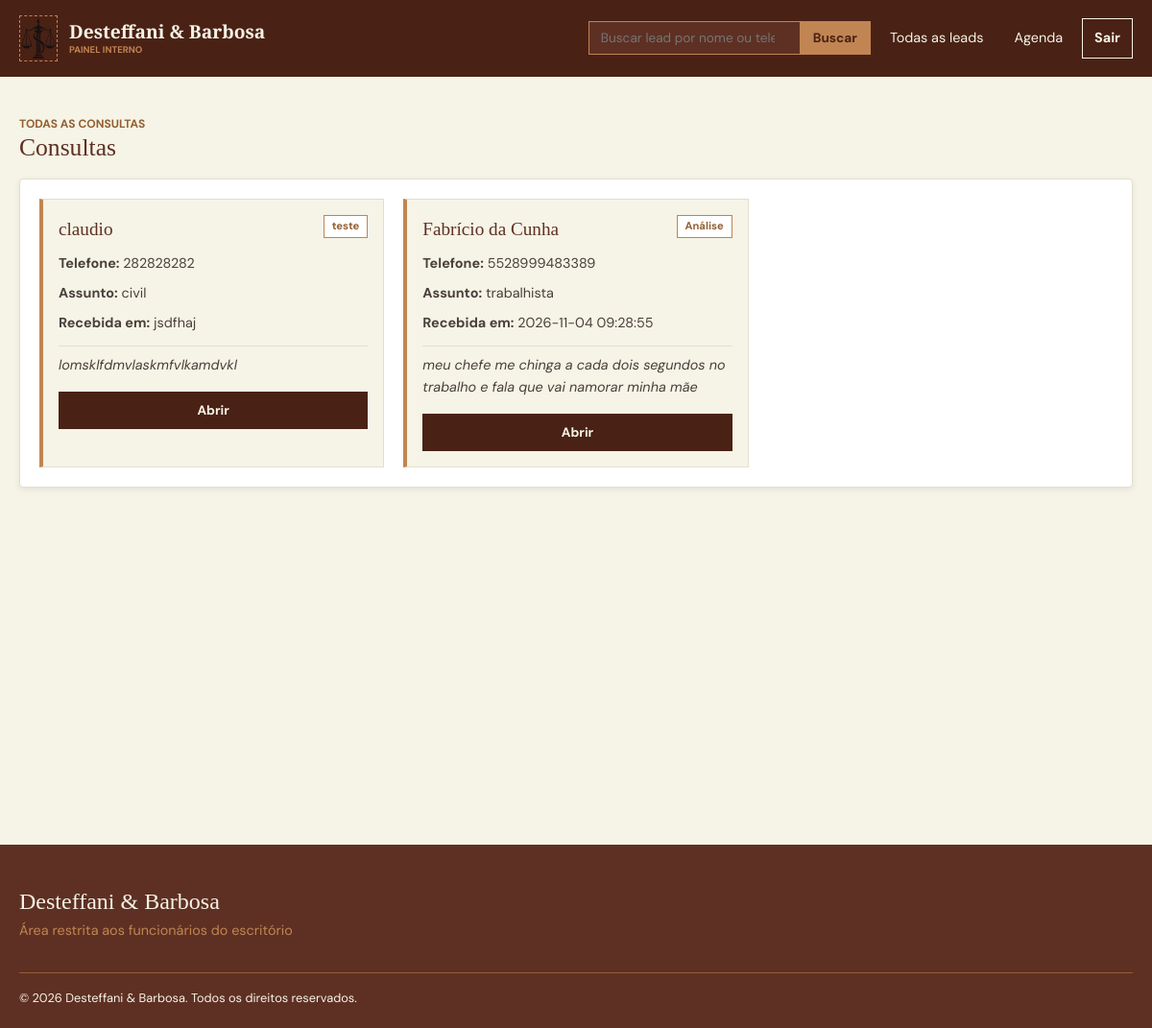
The app's page /painel/consultas, older data.
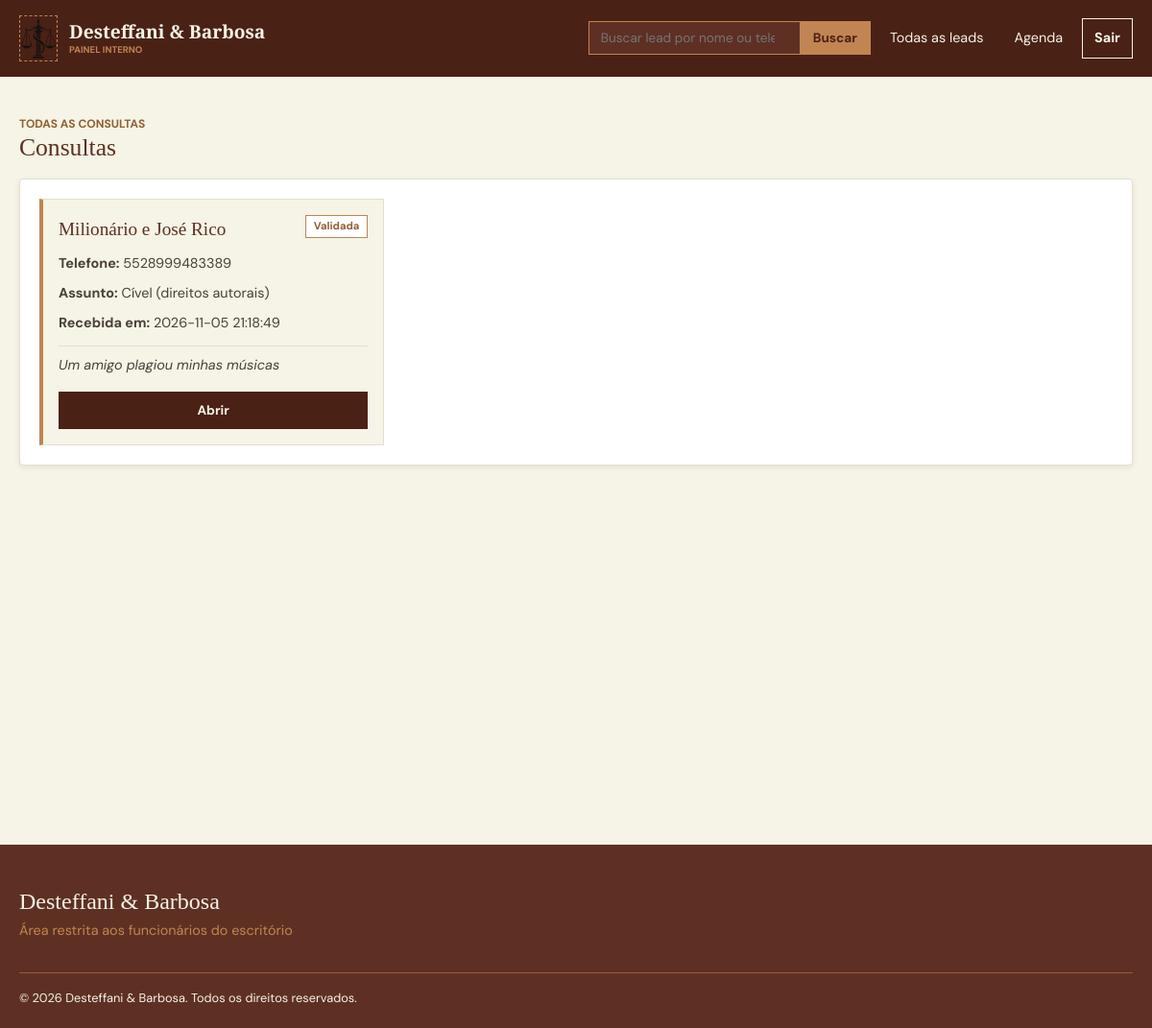
The same page, newer data.
### tables this page shows
CREATE TABLE consultas (
            id INTEGER PRIMARY KEY AUTOINCREMENT,
            escritorio_id INTEGER NOT NULL,
            telefone_cliente TEXT NOT NULL,
            nome_cliente TEXT NOT NULL,
            cpf_cliente TEXT NOT NULL,
            email_cliente TEXT NOT NULL,
            area TEXT NOT NULL,
            resumo TEXT NOT NULL,

            urgencia TEXT NOT NULL,

            advogado_id INTEGER,
            processo_andamento TEXT,
            cidade_estado TEXT,
            disponibilidade TEXT,
            data_hora_consulta TEXT,

            status TEXT NOT NULL,

            data_criacao TEXT NOT NULL DEFAULT CURRENT_TIMESTAMP,

            FOREIGN KEY (escritorio_id)
                REFERENCES escritorios(id),

            FOREIGN KEY (escritorio_id, advogado_id)
                REFERENCES usuarios(escritorio_id, id)
        );

### routes/painel_consultas_router.py (the view)
@router.get("/painel/consultas", response_class=HTMLResponse)
async def get_painel_consultas(request: Request):
    consultas = consulta_repo.selecionar_todas_consultas()
    return templates.TemplateResponse(request, "painel_consultas.html", {"consultas": consultas})

### templates/painel_consultas.html (shortened to what this page needs)
{% extends "footer_head.html" %}
{% block content %}
        <main style="min-height: 100vh; width: auto;">
            <div class="painel-conteudo">
                <section class="painel-secao">
                    <div class="secao-cabecalho">
                        <div>
                            <p class="rotulo">Todas as consultas</p>
                            <h2>Consultas</h2>
                        </div>
                    </div>
                    <div class="quadro">
                        <div class="leads-lista" id="leads-recentes">
                            {% for consulta in consultas %}
                                <article class="lead-card"
                                        data-id="{{ consulta.id }}"
                                        data-nome="{{ consulta.nome_cliente }}"
                                        data-telefone="{{ consulta.telefone_cliente }}"
                                        data-assunto="{{ consulta.area }}"
                                        data-recebida="{{ consulta.data_criacao }}"
                                        data-resumo="{{ consulta.resumo }}"
                                        data-urgencia="{{ consulta.urgencia }}"
                                        data-processo-andamento="{{ consulta.proceso_andamento }}"
                                        data-cidade-estado="{{ consulta.cidade_estado }}"
                                        data-email="{{ consulta.email_cliente }}"
                                        data-disponibilidade="{{ consulta.disponibilidade }}"
                                        data-status="{{ consulta.status }}">
                                    <div class="lead-topo">
                                        <h3>{{ consulta.nome_cliente }}</h3>
                                        <span class="lead-status">{% if consulta.status == "analise" %} Análise {% elif consulta.status == "aceita" %} Validada {% elif consulta.status == "recusada" %} Recusada {% else %} {{ consulta.status }} {% endif %}</span>
                                    </div>
                                    <p class="lead-info"><strong>Telefone:</strong> {{ consulta.telefone_cliente }}</p>
                                    <p class="lead-info"><strong>Assunto:</strong> {{ consulta.area }}</p>
                                    <p class="lead-info"><strong>Recebida em:</strong> {{ consulta.data_criacao }}</p>
                                    <p class="lead-resumo">{{ consulta.resumo }}</p>
                                    <div class="lead-botoes">
                                        <button type="button" class="botao-validar abrir-lead">Abrir</button>
                                    </div>
                                </article>
                            {% endfor %}
                        </div>
                    </div>
                </section>
            </div>
        </main>
{% endblock %}

### templates/footer_head.html (shortened to what this page needs)
<!DOCTYPE html>
<html lang="pt-br">
    <head>
        <link rel="stylesheet" href="/static/css/painel.css">
    </head>
    <body>
        <header class="cabecalho">
            <div class="cabecalho-conteudo">
                <a href="/painel" class="logo-link">
                    <img src="/static/img/logo.png" alt="Logo Desteffani &amp; Barbosa" class="logo-imagem">
                    <div class="logo-texto">
                        <strong>Desteffani &amp; Barbosa</strong>
                        <span>Painel interno</span>
                    </div>
                </a>
                <nav class="menu">
                    <form class="busca" action="painel.html" method="get">
                        <input type="search" name="busca" placeholder="Buscar lead por nome ou telefone" aria-label="Buscar lead">
                        <button type="submit">Buscar</button>
                    </form>
                    <a href="/painel/consultas">Todas as leads</a>
                    <a href="/painel">Agenda</a>
                    <a href="/painel" class="menu-contato">Sair</a>
                </nav>
            </div>
        </header>
        {% block content %}
        {% endblock %}
        <footer class="rodape">
            <div class="rodape-conteudo">
                <div class="rodape-marca">
                    <h2>Desteffani &amp; Barbosa</h2>
                    <p>Área restrita aos funcionários do escritório</p>
                </div>
            </div>
            <p class="rodape-copy">© 2026 Desteffani &amp; Barbosa. Todos os direitos reservados.</p>
        </footer>
    </body>
</html>

Row changes from the older to the newer data that the page shows:
removed consultas: nome_cliente "Fabrício da Cunha", status "Análise", telefone_cliente "5528999483389", area "trabalhista", data_criacao "2026-11-04 09:28:55", resumo "meu chefe me chinga a cada dois segundos no trabalho e fala que vai namorar minha mãe"
changed consultas: nome_cliente "claudio" → "Milionário e José Rico"; telefone_cliente "282828282" → "5528999483389"; area "civil" → "Cível (direitos autorais)"; data_criacao "jsdfhaj" → "2026-11-05 21:18:49"; resumo "lomsklfdmvlaskmfvlkamdvkl" → "Um amigo plagiou minhas músicas"; status "teste" → (not shown); now shows "Validada"
